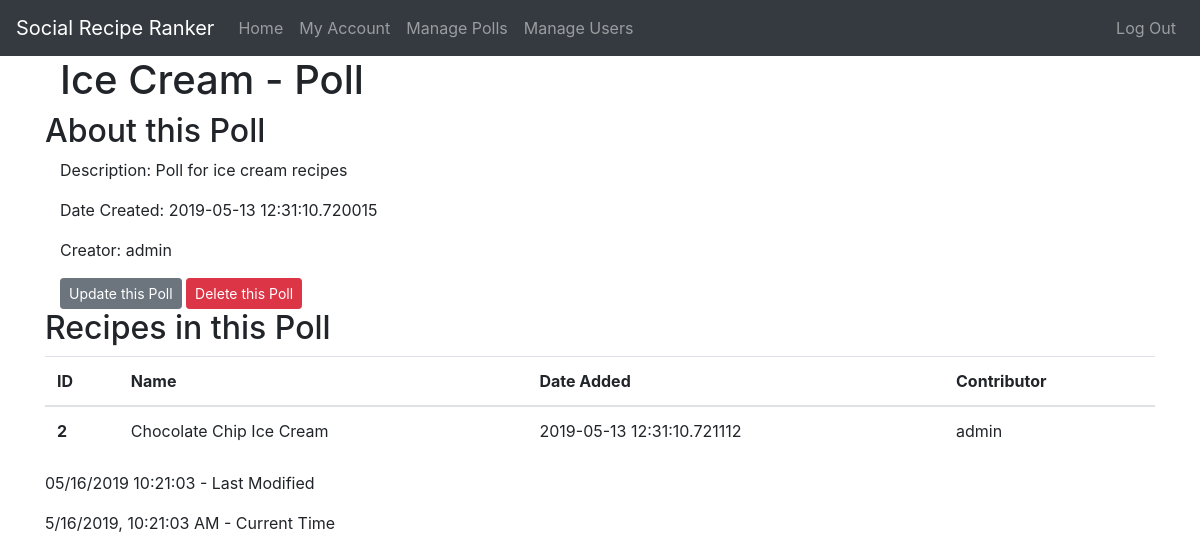
Page /poll/1 (signed in) on the earlier database version.
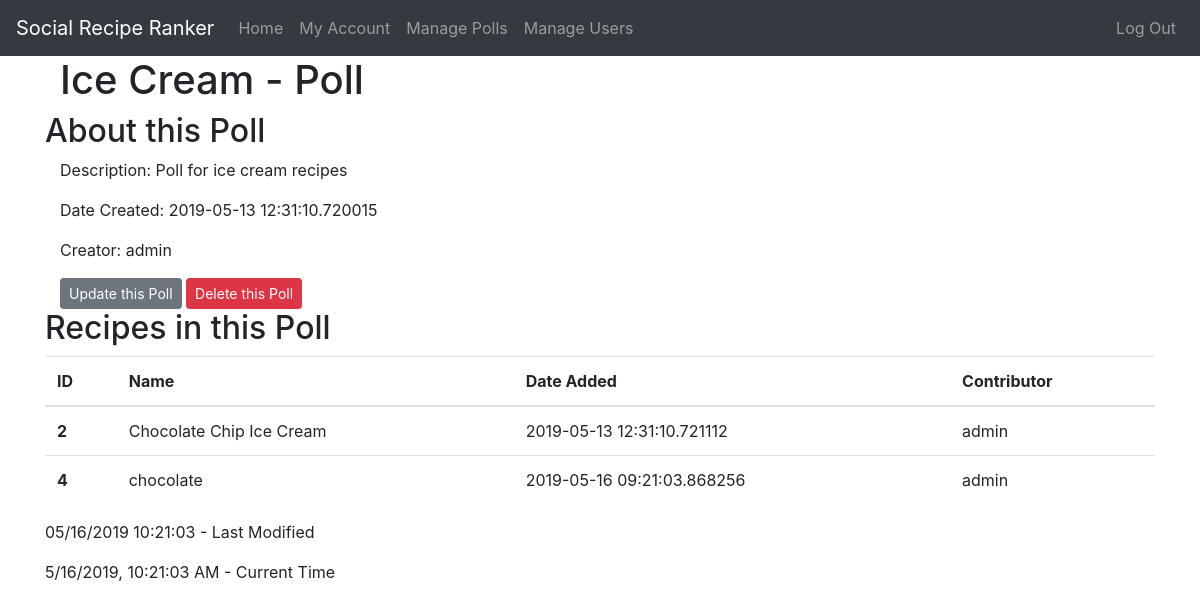
Same page on the later database version.
### app/models.py (models this page shows, shortened)
class Recipe(db.Model):
    id = db.Column(db.Integer, primary_key=True)
    name = db.Column(db.String(64), nullable=False, index=True)
    description = db.Column(db.String(256), nullable=True)
    date_added = db.Column(db.DateTime, nullable=False, index=True, default=datetime.utcnow)
    contributor_id = db.Column(db.Integer, db.ForeignKey('user.id'), nullable=False)
    poll_id = db.Column(db.Integer, db.ForeignKey('poll.id'), nullable=False)
    votes_count = db.Column(db.Integer, nullable=False, default=0)

class User(UserMixin, db.Model):
    id = db.Column(db.Integer, primary_key=True)  # not null and unique by default
    username = db.Column(db.String(64), nullable=False, unique=True, index=True)
    email = db.Column(db.String(128), nullable=False, unique=True, index=True)
    password_hash = db.Column(db.String(128), nullable=False)
    date_registered = db.Column(db.DateTime, nullable=False, index=True, default=datetime.utcnow)
    is_admin = db.Column(db.Boolean, nullable=False, default=False)
    polls = db.relationship("Poll", backref='creator', lazy='dynamic')  # dynamic so we can filter the queries later
    recipes = db.relationship("Recipe", backref='contributor', lazy='dynamic')
    votes = db.relationship("Vote", backref='user', lazy='dynamic')

### app/routes.py (the view)
@app.route('/poll/<int:poll_id>')
@login_required
def poll(poll_id):
    if current_user.is_admin:
        poll = Poll.query.get_or_404(poll_id)  # gives 404 if not found
        return render_template('poll.html', title=poll.name + ' - Poll', users=User, poll=poll)
    else:
        abort(403)

### app/models.py (called while the page is built)
@login_manager.user_loader
def load_user(id):
    return User.query.get(int(id))

### app/templates/poll.html (shortened to what this page needs)
{% extends "base.html" %}
{% block content %}
<article class="container">
    <header>
        <h1>{{ poll.name }} - Poll</h1>
    </header>
    <section class="row">
        <h2>About this Poll</h2>
        <div class="container">
            <p>Description: {{ poll.description }}</p>
            <p>Date Created: {{ poll.date_created }}</p>
            <p>Creator: {{ users.query.filter_by(id=poll.creator_id).first().username }}</p>
            <a class="btn btn-secondary btn-sm" href="{{ url_for('update_poll', poll_id=poll.id) }}">Update this Poll</a>
            <button type="button" class="btn btn-danger btn-sm" data-toggle="modal"
                data-target="#deleteModal">Delete this Poll</button>
        </div>
    </section>
    <section class="row">
        <h2>Recipes in this Poll</h2>
        <table class="table table-hover">
            <thead>
                <tr>
                    <th scope="col">ID</th>
                    <th scope="col">Name</th>
                    <th scope="col">Date Added</th>
                    <th scope="col">Contributor</th>
                </tr>
            </thead>
            <tbody>
                {% for r in poll.recipes.all() %}
                <tr class='clickable-table-row' data-href="{{ url_for('recipe', recipe_id=r.id) }}">
                    <th scope="row">{{ r.id }}</th>
                    <td>{{ r.name }}</td>
                    <td>{{ r.date_added }}</td>
                    <td>{{ users.query.filter_by(id=r.contributor_id).first().username }}</td>
                </tr>
                {% endfor %}
            </tbody>
        </table>
    </section>
</article>
{% endblock %}

Differences in the rows shown:
added Recipe: id "4", name "chocolate", date_added "2019-05-16 09:21:03.868256", {{ users.query.filter_by(id=r.contributor_id).first().username }} "admin"
